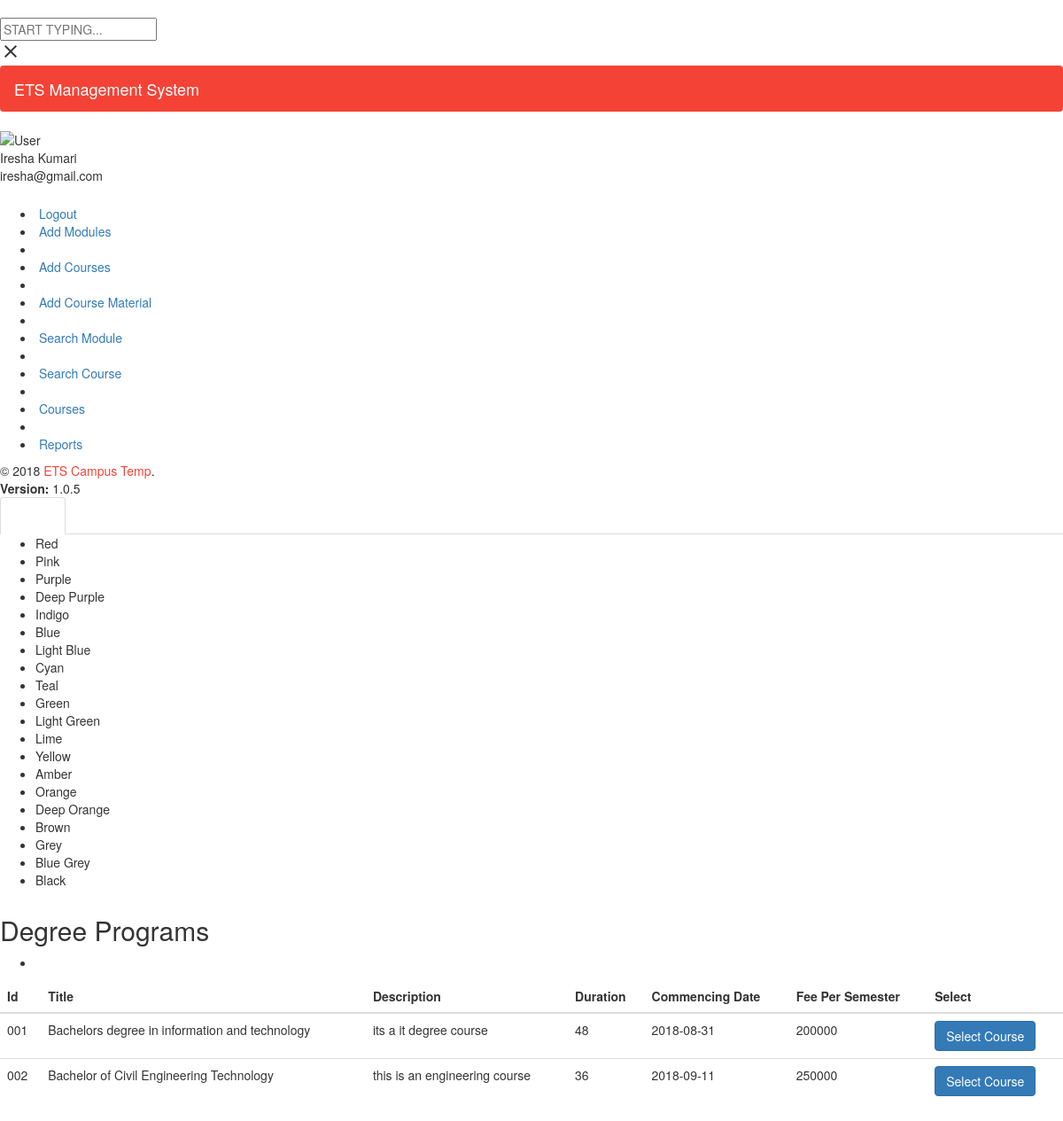
Page /course_management_system/DegreePrograms.php on the committed database.
### tables this page shows
CREATE TABLE `course` (
  `courseID` varchar(10) NOT NULL,
  `cName` varchar(100) NOT NULL,
  `description` varchar(500) NOT NULL,
  `preQualification` varchar(100) NOT NULL,
  `postQualification` varchar(100) NOT NULL,
  `duration` int(11) NOT NULL,
  `commencingDate` date NOT NULL,
  `feePerSemester` double NOT NULL,
  `category` tinyint(1) NOT NULL,
  `dateUpdated` timestamp NOT NULL DEFAULT CURRENT_TIMESTAMP ON UPDATE CURRENT_TIMESTAMP
);

### course_management_system/static/getVariables.php (called while the page is built)
<?php
	$query2=mysqli_query($conn,"select * from settings");
	$settingsArr = array();
	while($row2=mysqli_fetch_array($query2)){
		$settingsArr[$row2['variable']]  = $row2['value'];
	}
?>

### course_management_system/DegreePrograms.php (the view, shortened to what this page needs)
<!DOCTYPE html>
<html>
	<?php include 'static/head.php';?>
	<?php include 'static/dbconnection.php';?>
	<?php include 'static/getVariables.php';?>
<head>
    <link href="plugins/bootstrap/css/bootstrap.css" rel="stylesheet">
    <link href="plugins/node-waves/waves.css" rel="stylesheet" />
    <link href="plugins/animate-css/animate.css" rel="stylesheet" />
    <link href="plugins/bootstrap-colorpicker/css/bootstrap-colorpicker.css" rel="stylesheet" />
    <link href="plugins/dropzone/dropzone.css" rel="stylesheet">
    <link href="plugins/multi-select/css/multi-select.css" rel="stylesheet">
    <link href="plugins/jquery-spinner/css/bootstrap-spinner.css" rel="stylesheet">
    <link href="plugins/bootstrap-tagsinput/bootstrap-tagsinput.css" rel="stylesheet">
    <link href="plugins/bootstrap-select/css/bootstrap-select.css" rel="stylesheet" />
    <link href="plugins/nouislider/nouislider.min.css" rel="stylesheet" />
    <link href="css/style.css" rel="stylesheet">
    <link href="css/themes/all-themes.css" rel="stylesheet" />
</head>
<body class="theme-red">
    <?php include 'static/searchbar.php';?>
    <?php include 'static/topnav.php';?>
    <section>
        <aside id="leftsidebar" class="sidebar">
			<?php include 'static/userinfo.php';?>
			<?php include 'static/menu.php';?>
            <?php include 'static/footer.php';?>
        </aside>
        <?php include 'static/rightsidebar.php';?>
    </section>
    <section class="content">
            <div class="row clearfix">
                <div class="col-lg-12 col-md-12 col-sm-12 col-xs-12">
                    <div class="card">
                        <div class="header">
                            <h2>
                               Degree Programs
                            </h2>
                            <ul class="header-dropdown m-r--5">
                                <li class="dropdown">
                                </li>
                            </ul>
                        </div>
                        <div class="body table-responsive">
                            <table class="table table-hover">
                                <thead>
                                    <tr>
                                        <th>Id</th>
                                        <th>Title </th>
                                        <th>Description </th>
                                        <th>Duration</th>
										<th>Commencing Date</th>
										<th>Fee Per Semester</th>
										<th>Select</th>
                                    </tr>
                                </thead>
                                <tbody>
                                   	<?php
		$query2=mysqli_query($conn,"select courseID,cName,description,duration,commencingDate,feePerSemester from course where category=1");
		while($row2=mysqli_fetch_array($query2)){
			?>
                                        <tr>
                                            <td><?php echo $row2['courseID']; ?></td>
                                            <td><?php echo $row2['cName']; ?></td>
											<td><?php echo $row2['description']; ?></td>
											<td><?php echo $row2['duration']; ?></td>
											<td><?php echo $row2['commencingDate']; ?></td>
											<td><?php echo $row2['feePerSemester']; ?></td>
											<td><button class="btn btn-primary">Select Course</button> </td>
                                        </tr>
	<?php
		}
	?>
                                </tbody>
                            </table>
                        </div>
                    </div>
                </div>
            </div>
    </section>
</body>
</html>

### course_management_system/static/head.php (shortened to what this page needs)
<head>
    <link href="plugins/bootstrap/css/bootstrap.css" rel="stylesheet">
	<link href="css/materialdesignicons.min.css" media="all" rel="stylesheet" type="text/css" />
    <link href="plugins/node-waves/waves.css" rel="stylesheet" />
    <link href="plugins/animate-css/animate.css" rel="stylesheet" />
    <link href="css/style.css" rel="stylesheet">
    <link href="css/themes/all-themes.css" rel="stylesheet" />
    <link href="plugins/sweetalert/sweetalert.css" rel="stylesheet" />
    <link href="plugins/jquery-datatable/skin/bootstrap/css/dataTables.bootstrap.css" rel="stylesheet">
    <link href="plugins/dropzone/dropzone.css" rel="stylesheet">
    <link href="plugins/multi-select/css/multi-select.css" rel="stylesheet">
    <link href="plugins/jquery-spinner/css/bootstrap-spinner.css" rel="stylesheet">
    <link href="plugins/bootstrap-tagsinput/bootstrap-tagsinput.css" rel="stylesheet">
    <link href="plugins/bootstrap-select/css/bootstrap-select.css" rel="stylesheet" />
</head>

### course_management_system/static/searchbar.php (shortened to what this page needs)
<div class="search-bar">
        <div class="search-icon">
        </div>
        <input type="text" placeholder="START TYPING...">
        <div class="close-search">
            <i class="material-icons">close</i>
        </div>
    </div>

### course_management_system/static/topnav.php (shortened to what this page needs)
<nav class="navbar">
        <div class="container-fluid">
            <div class="navbar-header">
                <a class="navbar-brand" href="index.php"><?php echo $settingsArr['System_Name'];?></a>
            </div>
            <div class="collapse navbar-collapse" id="navbar-collapse">
            </div>
        </div>
    </nav>

### course_management_system/static/userinfo.php (shortened to what this page needs)
<div class="user-info">
               <div class="image">
                   <img src="logo.png" width="48" height="48" alt="User" />
               </div>
               <div class="info-container">
                   <div class="name" data-toggle="dropdown" aria-haspopup="true" aria-expanded="false">Iresha Kumari</div>
                   <div class="email">iresha@gmail.com</div>
               </div>
           </div>

### course_management_system/static/menu.php (shortened to what this page needs)
<div class="menu">
             <ul class="list">
	 <li class="header"><a href="../logout.php">
                         <span>Logout</span>
                     </a></i>
                         </li>
                 <li>
                     <a href="addModules.php">
                         <span>Add Modules</span>
                     </a>
                 </li>
		<li class="header"></li>
                 <li>
                     <a href="addCourse.php">
                         <span>Add Courses</span>
                     </a>
                 </li>
		<li class="header"></li>
                 <li>
                     <a href="addCourseMaterial.php">
                         <span>Add Course Material</span>
                     </a>
                 </li>
		<li class="header"></li>
                 <li>
                     <a href="SearchModule.php">
                         <span>Search Module</span>
                     </a>
                 </li>
		<li class="header"></li>
                 <li>
                     <a href="SearchCourses.php">
                         <span>Search Course</span>
                     </a>
                 </li>
                 <li class="header"></li>
                 <li>
                     <a href="StudentndLecView.php">
                         <span>Courses</span>
                     </a>
                 </li>
		<li class="header"></li>
                 <li>
                     <a href="courseReport.php">
                         <span>Reports</span>
                     </a>
                 </li>
             </ul>
         </div>

### course_management_system/static/footer.php
<div class="legal">
                <div class="copyright">
                    &copy; 2018 <a href="javascript:void(0);"><?php echo $settingsArr['Owner'];?></a>.
                </div>
                <div class="version">
                    <b>Version: </b> 1.0.5
                </div>
            </div>

### course_management_system/static/rightsidebar.php (shortened to what this page needs)
<aside id="rightsidebar" class="right-sidebar">
            <ul class="nav nav-tabs tab-nav-right" role="tablist">
                <li role="presentation" class="active"><a href="#skins" data-toggle="tab">SKINS</a></li>
                <li role="presentation"><a href="#settings" data-toggle="tab">SETTINGS</a></li>
            </ul>
            <div class="tab-content">
                <div role="tabpanel" class="tab-pane fade in active in active" id="skins">
                    <ul class="demo-choose-skin">
                        <li data-theme="red" class="active">
                            <span>Red</span>
                        </li>
                        <li data-theme="pink">
                            <span>Pink</span>
                        </li>
                        <li data-theme="purple">
                            <span>Purple</span>
                        </li>
                        <li data-theme="deep-purple">
                            <span>Deep Purple</span>
                        </li>
                        <li data-theme="indigo">
                            <span>Indigo</span>
                        </li>
                        <li data-theme="blue">
                            <span>Blue</span>
                        </li>
                        <li data-theme="light-blue">
                            <span>Light Blue</span>
                        </li>
                        <li data-theme="cyan">
                            <span>Cyan</span>
                        </li>
                        <li data-theme="teal">
                            <span>Teal</span>
                        </li>
                        <li data-theme="green">
                            <span>Green</span>
                        </li>
                        <li data-theme="light-green">
                            <span>Light Green</span>
                        </li>
                        <li data-theme="lime">
                            <span>Lime</span>
                        </li>
                        <li data-theme="yellow">
                            <span>Yellow</span>
                        </li>
                        <li data-theme="amber">
                            <span>Amber</span>
                        </li>
                        <li data-theme="orange">
                            <span>Orange</span>
                        </li>
                        <li data-theme="deep-orange">
                            <span>Deep Orange</span>
                        </li>
                        <li data-theme="brown">
                            <span>Brown</span>
                        </li>
                        <li data-theme="grey">
                            <span>Grey</span>
                        </li>
                        <li data-theme="blue-grey">
                            <span>Blue Grey</span>
                        </li>
                        <li data-theme="black">
                            <span>Black</span>
                        </li>
                    </ul>
                </div>
            </div>
        </aside>

### course_management_system/css/themes/all-themes.css (style rules this page uses)
.theme-red .navbar-brand { color: #fff; }
.theme-red .nav > li > a { color: #fff; }
.theme-red .sidebar .legal { background-color: #fff; }
.theme-red .sidebar .legal .copyright a { color: #F44336 !important; }

### rows in the picture
course: courseID "001", cName "Bachelors degree in information and technology", description "its a it degree course", duration "48", commencingDate "2018-08-31", feePerSemester "200000"
course: courseID "002", cName "Bachelor of Civil Engineering Technology", description "this is an engineering course", duration "36", commencingDate "2018-09-11", feePerSemester "250000"

### other values in the picture
$settingsArr['System_Name'] "ETS Management System"
$settingsArr['Owner'] "ETS Campus Temp"
